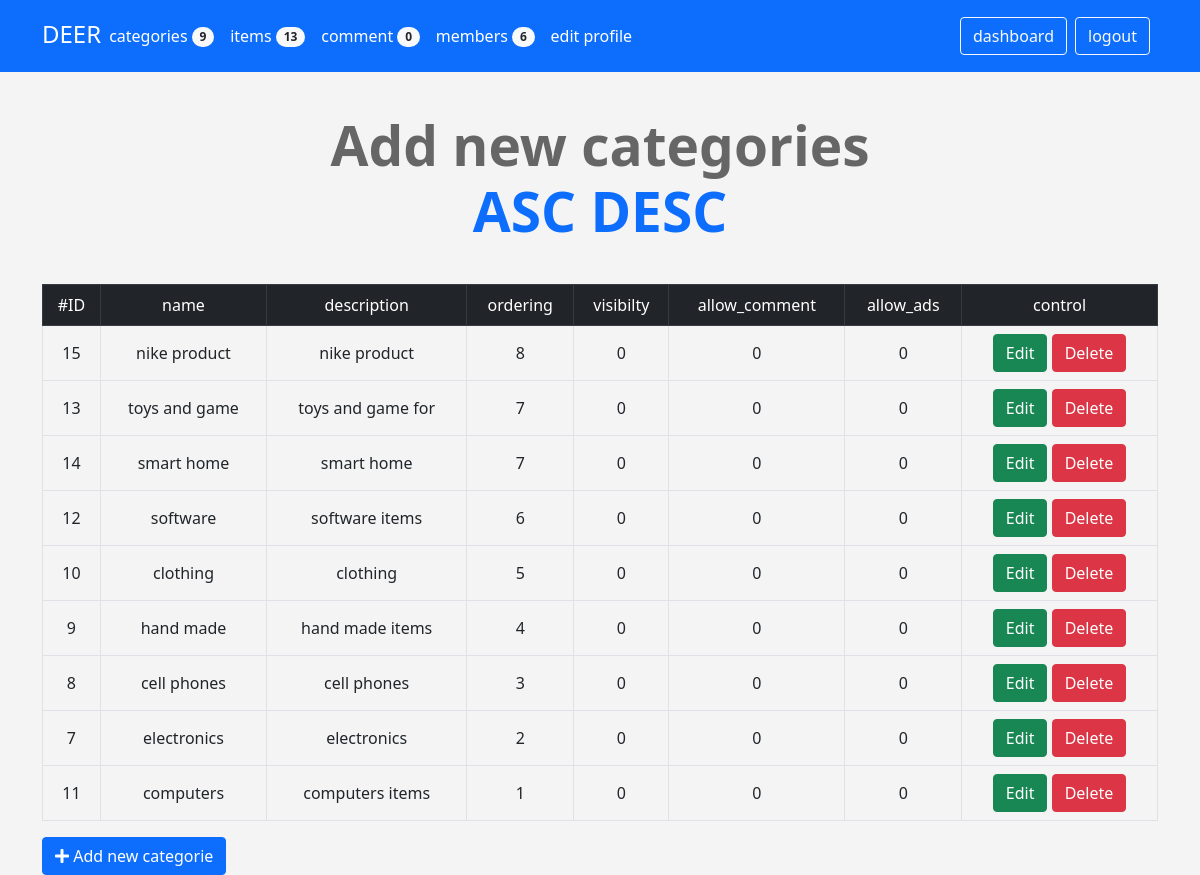
The app's page /admin/categories.php (signed in) with its own data.
### tables this page shows
CREATE TABLE IF NOT EXISTS `categories` (
  `id` int(11) NOT NULL AUTO_INCREMENT,
  `name` varchar(255) NOT NULL,
  `description` text NOT NULL,
  `ordering` int(11) NOT NULL,
  `visibilty` tinyint(4) NOT NULL DEFAULT 0,
  `allow_comment` tinyint(4) NOT NULL DEFAULT 0,
  `allow_ads` tinyint(4) NOT NULL DEFAULT 0,
  PRIMARY KEY (`id`),
  UNIQUE KEY `name` (`name`)
);

### admin/categories.php (the view, shortened to what this page needs)
<?php
if(isset($_SESSION['username'])){
   include 'init.php';
   if(isset($_GET['do'])){
    $do= $_GET['do'];
    }else{
        $do='manage';
    }
    if($do =='manage'){
        $sort='DESC';
        $stmt = $con->prepare("SELECT * FROM categories ORDER BY ordering $sort");
        $stmt->execute();
        $rows= $stmt->fetchAll();
        ?>
        <h1 class="text-center">
            Add new categories
            <div class='ordering pull-right'>
                <a href='?sort=ASC'>ASC</a>
                <a href='?sort=DESC'>DESC</a>
        </h1>
        <div class="container">
        <div class="table-responsive">
      <table class="main-table text-center table table-bordered">
        <tr class="table-dark">
            <td>#ID</td>
            <td>name</td>
            <td>description</td>
            <td>ordering</td>
            <td>visibilty</td>
            <td>allow_comment</td>
            <td>allow_ads</td>
            <td>control</td>
        </tr>
        <?php
        foreach($rows as $row){
        echo'<tr>';
                echo'<td>' . $row['id']            .'</td>';
                echo'<td>' . $row['name']          .'</td>';
                echo'<td>' . $row['description']   .'</td>';
                echo'<td>' . $row['ordering']   .'</td>';
                echo'<td>' . $row['visibilty']     .'</td>';
                echo'<td>' . $row['allow_comment'] .'</td>';
                echo'<td>' . $row['allow_ads'] .'</td>';
                echo "<td>
                <a href='categories.php?do=edit&userID=". $row['id'] ."' class='btn btn-success'>Edit</a>
                <a href='categories.php?do=Delete&userID=". $row['id'] ."' class='btn btn-danger confirm'>Delete</a>";
               echo "</td>";
        echo'</tr>';
    }
    ?>
  </table>
</div>
     <a class="btn btn-primary" href="categories.php?do=Add"><i class="fas fa-plus"></i> Add new categorie</a>
<?php
        }
    include  $tpl . 'footer.php';
}else{
    header('Location:index.php');
    exit();
}
?>

### admin/layout/css/backend.css (style rules this page uses)
body { background-color: #f4f4f4; font-size: 16px; }
h1 { font-size: 55px; margin: 40px 0; font-weight: bold; color: #666; }
.container { margin-left: auto; }
.main-table td { vertical-align: middle !important; }
a { color: #0d6efd; text-decoration: none; }

### records on screen
categories: id "15", name "nike product", description "nike product", ordering "8", visibilty "0", allow_comment "0", allow_ads "0"
categories: id "13", name "toys and game", description "toys and game for", ordering "7", visibilty "0", allow_comment "0", allow_ads "0"
categories: id "14", name "smart home", description "smart home", ordering "7", visibilty "0", allow_comment "0", allow_ads "0"
categories: id "12", name "software", description "software items", ordering "6", visibilty "0", allow_comment "0", allow_ads "0"
categories: id "10", name "clothing", description "clothing", ordering "5", visibilty "0", allow_comment "0", allow_ads "0"
categories: id "9", name "hand made", description "hand made items", ordering "4", visibilty "0", allow_comment "0", allow_ads "0"
categories: id "8", name "cell phones", description "cell phones", ordering "3", visibilty "0", allow_comment "0", allow_ads "0"
categories: id "7", name "electronics", description "electronics", ordering "2", visibilty "0", allow_comment "0", allow_ads "0"
categories: id "11", name "computers", description "computers items", ordering "1", visibilty "0", allow_comment "0", allow_ads "0"

### other values on screen
lang('CATEGORIES') "categories"
$stmt2->fetchColumn() "9"
lang('ITEMS') "items"
$stmt2->fetchColumn() "13"
lang('comment') "comment"
$stmt2->fetchColumn() "0"
lang('MEMBERS') "members"
$stmt2->fetchColumn() "6"
lang('EDIT PROFILE') "edit profile"
lang('LOGOUT') "logout"
